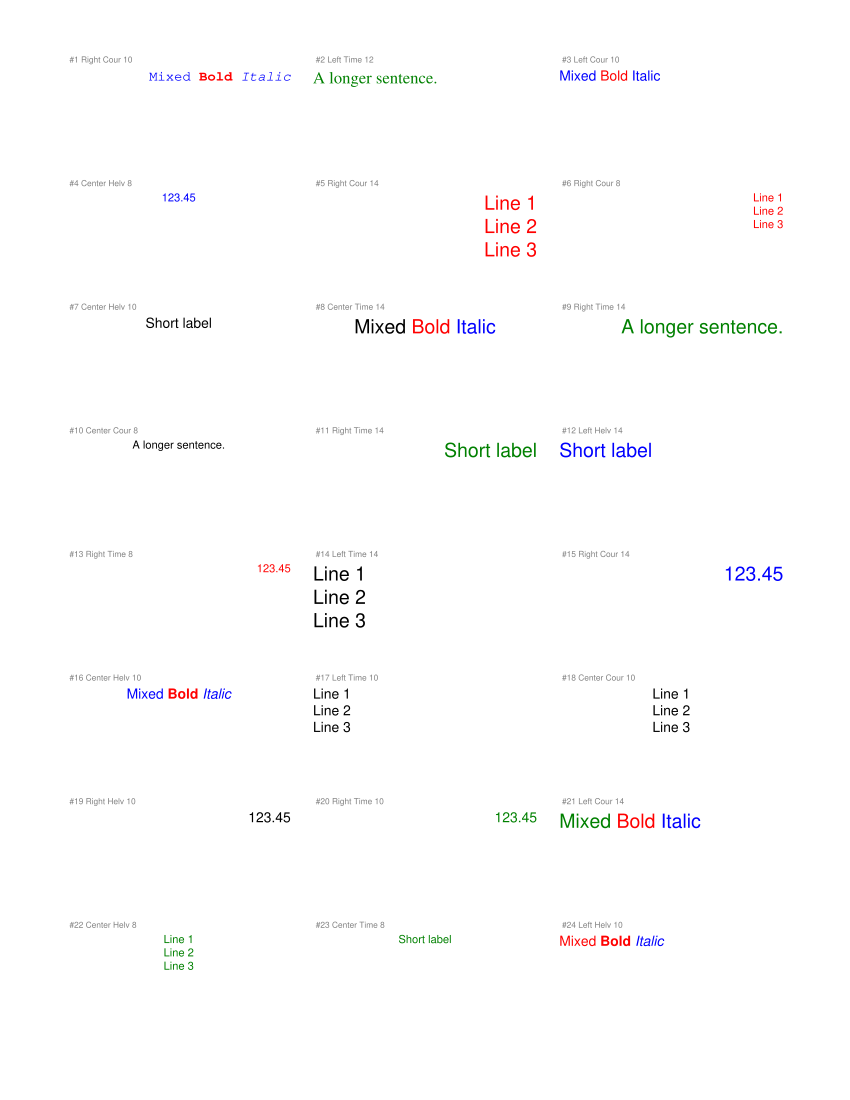

The script that saved this image:
#!/usr/bin/env python3
"""
Visual Stress Test Generator

Generates a PDF with 200 permutations of text blocks to visually verify:
- Justification (Left/Center/Right)
- Auto-flow wrapping
- Font styling (Bold/Italic)
- Color batching
- Mixed spans
"""

import sys
import os
import random
from pathlib import Path
import fitz

# Setup paths
SCRIPT_DIR = Path(__file__).parent.resolve()
PROJECT_ROOT = SCRIPT_DIR.parent
PYTHON_SITE = PROJECT_ROOT / "Sources" / "Marcedit" / "python_site"

sys.path.insert(0, str(PYTHON_SITE))

from editor_pkg import core

def generate_scenarios(count=200):
    scenarios = []
    
    alignments = ['Left', 'Center', 'Right']
    fonts = ['Helvetica', 'Times-Roman', 'Courier']
    sizes = [8, 10, 12, 14]
    colors = [
        [0,0,0], # Black
        [1,0,0], # Red
        [0,0,1], # Blue
        [0,0.5,0] # Green
    ]
    
    texts = [
        "Short label",
        "A longer sentence.",
        "Line 1\nLine 2\nLine 3",
        "Mixed styles",
        "123.45"
    ]
    
    for i in range(count):
        # Random mix
        align = random.choice(alignments)
        font = random.choice(fonts)
        size = random.choice(sizes)
        color = random.choice(colors)
        text_template = random.choice(texts)
        
        # Construct spans based on template
        spans = []
        
        if "Mixed styles" in text_template:
            # Manually construct mixed span (same line)
            spans = [
                {'text': "Mixed ", 'font': font, 'size': size, 'color': color, 'line_index': 0},
                {'text': "Bold ", 'font': font, 'size': size, 'is_bold': True, 'color': [1,0,0], 'line_index': 0},
                {'text': "Italic", 'font': font, 'size': size, 'is_italic': True, 'color': [0,0,1], 'line_index': 0},
            ]
        elif "\n" in text_template:
            # Multi-line: split into separate spans with different line_index
            lines = text_template.split("\n")
            for idx, line_text in enumerate(lines):
                spans.append({
                    'text': line_text, 
                    'font': font, 
                    'size': size, 
                    'color': color,
                    'line_index': idx
                })
        else:
             spans = [
                 {'text': text_template, 'font': font, 'size': size, 'color': color, 'line_index': 0}
             ]
             
        scenarios.append({
            'label': f"#{i+1} {align} {font[:4]} {size}",
            'overrides': {
                'justification': align,
                'manual_size_delta': 0.0
            },
            'spans': spans
        })
        
    return scenarios

def main():
    print("Generating visual stress test...")
    
    # OUTPUT PATH
    output_filename = "visual_stress_test.pdf"
    final_output = SCRIPT_DIR / output_filename
    
    # 1. Create Base PDF
    doc = fitz.open()
    
    # Grid Config
    COLS = 3
    ROWS = 8
    BLOCKS_PER_PAGE = COLS * ROWS
    
    PAGE_WIDTH = 612 # Letter
    PAGE_HEIGHT = 792
    
    MARGIN_X = 50
    MARGIN_Y = 50
    GAP_X = 20
    GAP_Y = 20
    
    BLOCK_W = (PAGE_WIDTH - (2 * MARGIN_X) - ((COLS - 1) * GAP_X)) / COLS
    BLOCK_H = (PAGE_HEIGHT - (2 * MARGIN_Y) - ((ROWS - 1) * GAP_Y)) / ROWS
    
    scenarios = generate_scenarios(200)
    
    # Pre-render pages with placeholder rectangles
    total_pages = (len(scenarios) + BLOCKS_PER_PAGE - 1) // BLOCKS_PER_PAGE
    
    block_map = [] # List of (page_idx, rect, scenario)
    
    print(f"Layout: {total_pages} pages, {COLS}x{ROWS} grid.")
    
    for p_idx in range(total_pages):
        page = doc.new_page(width=PAGE_WIDTH, height=PAGE_HEIGHT)
        
        # Draw grid
        shape = page.new_shape()
        
        for r in range(ROWS):
            for c in range(COLS):
                idx = (p_idx * BLOCKS_PER_PAGE) + (r * COLS) + c
                if idx >= len(scenarios): break
                
                x = MARGIN_X + (c * (BLOCK_W + GAP_X))
                y = MARGIN_Y + (r * (BLOCK_H + GAP_Y))
                rect = fitz.Rect(x, y, x + BLOCK_W, y + BLOCK_H)
                
                # Draw border
                shape.draw_rect(rect)
                shape.finish(color=(0.8, 0.8, 0.8)) # Gray Stroke
                
                # Add label
                label = scenarios[idx]['label']
                page.insert_text((x, y - 5), label, fontsize=6, color=(0.5, 0.5, 0.5))
                
                block_map.append({
                    'page': p_idx + 1,
                    'bbox': [rect.x0, rect.y0, rect.x1, rect.y1],
                    'scenario': scenarios[idx]
                })
        
        shape.commit()

    # Save initial base
    doc.save(final_output)
    doc.close()
    
    print(f"Base PDF created at {final_output}. Applies edits...")
    
    # 2. Iterate and Apply Edits
    # We chain edits to avoid re-opening too much, but replace_block_with_spans saves every time.
    # To optimize, we could modify core logic, but let's just stick to the API for correctness.
    
    current_pdf = str(final_output)
    temp_pdf = str(SCRIPT_DIR / "temp_work.pdf")
    
    total = len(block_map)
    for i, item in enumerate(block_map):
        if i % 10 == 0:
            print(f"Processing {i}/{total}...")
            
        scenario = item['scenario']
        spans = scenario['spans']
        
        # Add bbox to spans (all zero to force flow) - preserve existing line_index
        for s in spans:
            s['bbox'] = [0,0,0,0]
            if 'line_index' not in s:
                s['line_index'] = 0
            
        overrides = scenario['overrides']
        
        result = core.replace_block_with_spans(
            input_path=current_pdf,
            output_path=temp_pdf,
            page_number=item['page'],
            block_bbox=item['bbox'],
            spans=spans,
            manual_overrides=overrides
        )
        
        if not result['success']:
            print(f"FAILED at #{i}: {result['message']}")
        else:
            # Swap paths
            os.replace(temp_pdf, current_pdf)
            
    print(f"Done! Saved to {final_output}")

if __name__ == "__main__":
    main()
